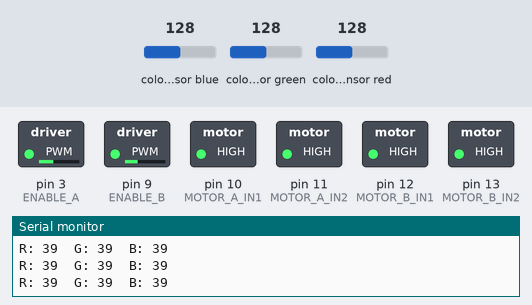
Recording of a sketch running on a simulated Arduino Uno, built with avr-gcc and run on an emulated ATmega328P. On the bench: switched loads named in the sketch (green lamp = pin HIGH), the last lines printed to the serial monitor. Wiring (inferred from the names in the program): TCS3200 colour sensor: output pin 8; S2 pin 6; S3 pin 7; S0 pin 4; S1 pin 5. Dashed ring = blinking. Inputs (shaded band) come from the test bench; at power-on: colour sensor blue 128, colour sensor red 128, colour sensor green 128. Pins used as bus, display or sensor lines are not drawn.

Above: at 1.2 s.
1.3 s: colour sensor blue set to 81
2.8 s: colour sensor blue set to 72
At 3.06 s:
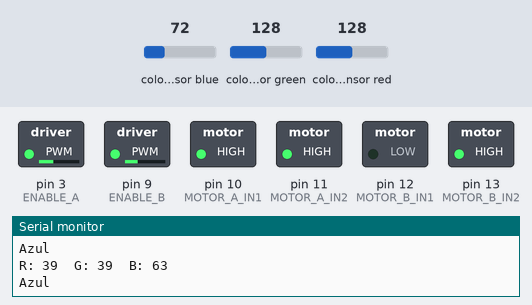
5.8 s: colour sensor blue set to 128
At 6.8 s:
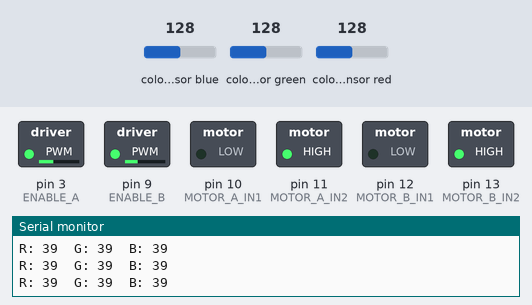
7.4 s: colour sensor red set to 79
10.4 s: colour sensor red set to 72
At 10.64 s:
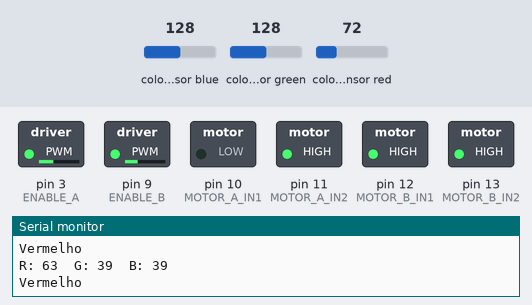
13.4 s: colour sensor red set to 5
At 14.3 s:
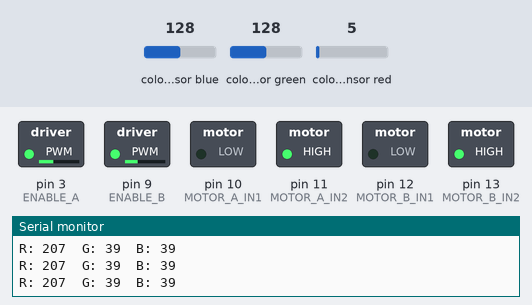
Timing chart, 0 to 15.9 s (numbered marks = the images above; inputs shaded):
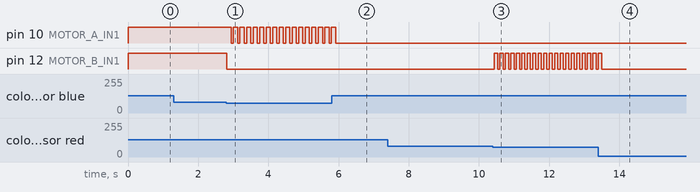

Measured:
- the behaviour switches between 77 and 76 on colour sensor blue (found by bisection; images 0 and 1)
- the behaviour switches between 77 and 76 on colour sensor red (found by bisection; images 2 and 3)
- after the input at 2.8 s, pin 10 (MOTOR_A_IN1): alternates HIGH for 0.12 s and LOW for 0.07 s, starting after 0.14 s; pin 12 (MOTOR_B_IN1): HIGH → LOW at once
- after the input at 5.8 s, pin 10 (MOTOR_A_IN1): goes on until 5.9 s, then stays LOW
- after the input at 10.4 s, pin 12 (MOTOR_B_IN1): alternates HIGH for 0.09 s and LOW for 0.07 s, starting at once
- after the input at 13.4 s, pin 12 (MOTOR_B_IN1): goes on until 13.5 s, then stays LOW

The sketch:

carrinho_guiado_por_cores_velocidade.ino
```cpp
#include <Arduino.h>

// Defina os pinos para o sensor TCS3200
#define S0 4
#define S1 5
#define S2 6
#define S3 7
#define sensorOut 8

//pinos de controle dos motores de mesmo PWM
#define MOTOR_A_IN1 10 // D3
#define MOTOR_A_IN2 11 // D5
#define MOTOR_B_IN1 12 // D6
#define MOTOR_B_IN2 13 // D9
#define ENABLE_A 3
#define ENABLE_B 9

#define VELOCIDADE_MOTOR_A 90
#define VELOCIDADE_MOTOR_B 80


//define o valor pra cada cor nos pinos
#define red 0
#define green 1
#define blue 2


unsigned int rgb[] = {0,0,0};


void setup() {
  Serial.begin(9600);

  // Configuração dos pinos do sensor TCS3200
  pinMode(S0, OUTPUT);
  pinMode(S1, OUTPUT);
  pinMode(S2, OUTPUT);
  pinMode(S3, OUTPUT);
  pinMode(sensorOut, INPUT);

  digitalWrite(S0, HIGH);
  digitalWrite(S1, LOW);

  // Configuração dos pinos da ponte H
  pinMode(MOTOR_A_IN1, OUTPUT);
  pinMode(MOTOR_A_IN2, OUTPUT);
  pinMode(MOTOR_B_IN1, OUTPUT);
  pinMode(MOTOR_B_IN2, OUTPUT);
  pinMode(ENABLE_A, OUTPUT);
  pinMode(ENABLE_B, OUTPUT);

  // Inicialmente, ambos os motores estao parados
  parar();
}

void loop() {
  // Lê os valores RGB
  readRGB();

  // Decide a ação com base nos valores RGB
  decideAction();

  delay(25); // Pode ajustar este delay conforme necessário
}

void readRGB() {
  // Lê o valor vermelho
  digitalWrite(S2, LOW);
  digitalWrite(S3, LOW);
  rgb[red] = pulseIn(sensorOut, LOW);
  delay(10);

  // Lê o valor verde
  digitalWrite(S2, HIGH);
  digitalWrite(S3, HIGH);
  rgb[green] = pulseIn(sensorOut, LOW);
  delay(10);

  // Lê o valor azul
  digitalWrite(S2, LOW);
  digitalWrite(S3, HIGH);
  rgb[blue] = pulseIn(sensorOut, LOW);
  delay(10);

  // Imprime os valores RGB no monitor serial
  Serial.print("R: ");
  Serial.print(rgb[red]);
  Serial.print("\tG: ");
  Serial.print(rgb[green]);
  Serial.print("\tB: ");
  Serial.println(rgb[blue]);
}

void parar() {
  // motor 1: parar
  digitalWrite(MOTOR_A_IN1, HIGH);
  digitalWrite(MOTOR_A_IN2, HIGH);
  //motor 2: parar
  digitalWrite(MOTOR_B_IN1, HIGH);
  digitalWrite(MOTOR_B_IN2, HIGH);

  // Velocidade dos motores em ~35%
  analogWrite(ENABLE_A, VELOCIDADE_MOTOR_A);
  analogWrite(ENABLE_B, VELOCIDADE_MOTOR_B);
}

void irParaFrente() {
  // motor 1: ligar
  digitalWrite(MOTOR_A_IN1, LOW);
  digitalWrite(MOTOR_A_IN2, HIGH);
  //motor 2: ligar
  digitalWrite(MOTOR_B_IN1, LOW);
  digitalWrite(MOTOR_B_IN2, HIGH);

  // Velocidade dos motores em ~35%
  analogWrite(ENABLE_A, VELOCIDADE_MOTOR_A);
  analogWrite(ENABLE_B, VELOCIDADE_MOTOR_B);
}

void irParaDireita() {
  // motor 1: ligar
  digitalWrite(MOTOR_A_IN1, LOW);
  digitalWrite(MOTOR_A_IN2, HIGH);
  //motor 2: parar
  digitalWrite(MOTOR_B_IN1, HIGH);
  digitalWrite(MOTOR_B_IN2, HIGH);

  // Velocidade dos motores em ~35%
  analogWrite(ENABLE_A, VELOCIDADE_MOTOR_A);
  analogWrite(ENABLE_B, VELOCIDADE_MOTOR_B);
}

void irParaEsquerda() {
  // motor 1: parar
  digitalWrite(MOTOR_A_IN1, HIGH);
  digitalWrite(MOTOR_A_IN2, HIGH);
  //motor 2: ligar
  digitalWrite(MOTOR_B_IN1, LOW);
  digitalWrite(MOTOR_B_IN2, HIGH);

  // Velocidade dos motores em ~35%
  analogWrite(ENABLE_A, VELOCIDADE_MOTOR_A);
  analogWrite(ENABLE_B, VELOCIDADE_MOTOR_B);
}

void decideAction() {
  if ((rgb[red] > 250 && rgb[green] > 230 && rgb[blue] > 160) || (rgb[red] < 30 && rgb[green] < 30 && rgb[blue] < 30)) {
  // Preto: Parar
  Serial.println("Preto");
  parar();

  }

  //azul entre 35 e 50 (Robô 1) ou entre 60 e 80 (Robô 2)
  else if (rgb[blue] >= 60 && rgb[blue] <= 80) {
    // Azul: Vai para a esquerda
    Serial.println("Azul");
    irParaEsquerda();
    delay(120);  // Vira por 120ms. Ajuste conforme necessário.
    irParaFrente();
    delay(10);
  }

  //verde entre 60 e 95 (Robô 1) ou entre 95 e 160 (Robô 2)
  else if (rgb[green] <= 160 && rgb[green] >= 95) {
    Serial.println("Verde");
    // Verde: Vai para frente
    irParaFrente();
  }

  //vermelho entre 30 e 60 (Robô 1) ou entre 60 e 90 (Robô 2)
  else if (rgb[red] >= 60 && rgb[red] <= 90) {
    // Vermelho: Vai para a direita
    Serial.println("Vermelho");
    irParaDireita();
    delay(90);  // Vira por 90ms. Ajuste conforme necessário.
    irParaFrente();
    delay(10);
  }
}
```
